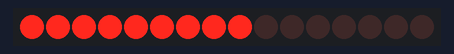
The sketch below on a simulated Arduino Uno, built with avr-gcc and run on an emulated ATmega328P. Parts: 16 shift-register outputs drawn as a row of LEDs (first output left, lit = HIGH). Wiring (inferred from the names in the program): 2 × shift register (74HC595): data pin 6; shift clock pin 7; latch pin 8; MR pin 5. Wiring (inferred from the signals the program sends): row of LEDs: on Q0, Q1, Q2, Q3, Q4, Q5, Q6, Q7, Q8, Q9, Q10, Q11, Q12, Q13, Q14, Q15.

Above: at 1.6 s.
At 5.6 s:
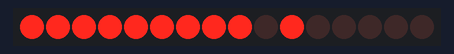
At 10.6 s:
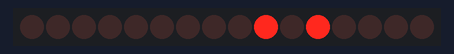
At 19.6 s:
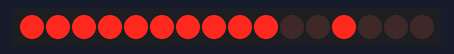
At 28.6 s:
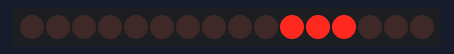
At 38.6 s:
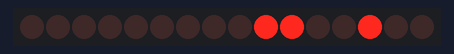
Timing chart, 0 to 40.0 s (numbered marks = the images above):
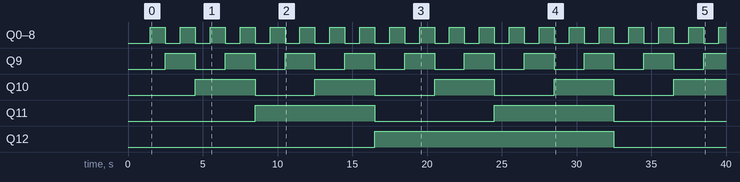

The sketch:

Expand2Outputs1.ino
```cpp
int clearPin = 5; //Arduino pin 5 connected to Pin 10, SRCLR(Clear/Reset) of 74HC595
int serialData = 6;  //Arduino pin 6 connected to Pin 14, SER(serial input) of 74HC595
int shiftClock = 7;  //Arduino pin 7 connected to Pin 11, SRCLK(shift clock) of 74HC595
int latchClock = 8;  //Arduino pin 8 connected to Pin 12, RCLK(storage/latch clock) of 74HC595 ]
int serialData2 = 9;


void setup() {   //runs once at startup
   //set pins to output so you can control the shift register
  pinMode(clearPin, OUTPUT);
  pinMode(shiftClock, OUTPUT);
  pinMode(latchClock, OUTPUT);
  pinMode(serialData, OUTPUT);
  pinMode(serialData2, OUTPUT);


  digitalWrite(clearPin, LOW); //Pin is active-low, this clears the shift register
  digitalWrite(clearPin, HIGH); //Clear pin is inactive
}


void loop() {    //runs and loops continuously
    for (int shiftCount = 0; shiftCount < 256;shiftCount++) {
          // count from 0 to 255 and display the number on the LEDs


   digitalWrite(latchClock, LOW);
          // take the latchClock low so
          // the LEDs don't change while you're sending in bits:


   shiftOut(serialData, shiftClock, MSBFIRST, shiftCount);      // shift out the bits
   delay(500);
   shiftOut(serialData2, shiftClock, MSBFIRST, shiftCount);
   digitalWrite(latchClock, HIGH);     //take the latch pin high so the LEDs will light up
   delay(500);     // pause before next value
   }
}
```

Measured:
- by itself, Q0–8: alternates HIGH for 1.0 s and LOW for 1.0 s
- by itself, Q9: alternates HIGH for 2.0 s and LOW for 2.0 s
- by itself, Q10: alternates HIGH for 4.0 s and LOW for 4.0 s
- by itself, Q11: alternates HIGH for 8.0 s and LOW for 8.0 s
- by itself, Q12: LOW → HIGH at 16.5 s, → LOW 16.0 s later
